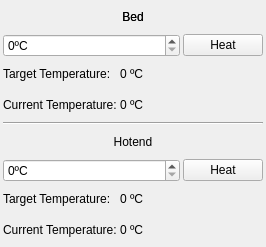
<?xml version="1.0" encoding="UTF-8"?>
<ui version="4.0">
 <class>BedExtruderWidget</class>
 <widget class="QWidget" name="BedExtruderWidget">
  <property name="geometry">
   <rect>
    <x>0</x>
    <y>0</y>
    <width>266</width>
    <height>247</height>
   </rect>
  </property>
  <property name="windowTitle">
   <string>Form</string>
  </property>
  <layout class="QGridLayout" name="gridLayout">
   <property name="leftMargin">
    <number>3</number>
   </property>
   <property name="topMargin">
    <number>3</number>
   </property>
   <property name="rightMargin">
    <number>3</number>
   </property>
   <property name="bottomMargin">
    <number>3</number>
   </property>
   <property name="spacing">
    <number>3</number>
   </property>
   <item row="1" column="0" colspan="2">
    <widget class="QDoubleSpinBox" name="bedTempSB">
     <property name="suffix">
      <string>ºC</string>
     </property>
     <property name="decimals">
      <number>0</number>
     </property>
     <property name="maximum">
      <double>150.000000000000000</double>
     </property>
    </widget>
   </item>
   <item row="1" column="2">
    <widget class="QPushButton" name="heatBedPB">
     <property name="text">
      <string>Heat</string>
     </property>
     <property name="checkable">
      <bool>true</bool>
     </property>
    </widget>
   </item>
   <item row="2" column="0">
    <widget class="QLabel" name="label_4">
     <property name="text">
      <string>Target Temperature:</string>
     </property>
    </widget>
   </item>
   <item row="2" column="1">
    <widget class="QLabel" name="bedTargetTempLB">
     <property name="text">
      <string>0 ºC</string>
     </property>
    </widget>
   </item>
   <item row="3" column="0">
    <widget class="QLabel" name="label_2">
     <property name="text">
      <string>Current Temperature:</string>
     </property>
    </widget>
   </item>
   <item row="3" column="1">
    <widget class="QLabel" name="bedCurrTempLB">
     <property name="text">
      <string>0 ºC</string>
     </property>
    </widget>
   </item>
   <item row="4" column="0" colspan="3">
    <widget class="Line" name="line">
     <property name="orientation">
      <enum>Qt::Horizontal</enum>
     </property>
    </widget>
   </item>
   <item row="5" column="0" colspan="3">
    <widget class="QLabel" name="label_3">
     <property name="text">
      <string>Hotend</string>
     </property>
     <property name="alignment">
      <set>Qt::AlignCenter</set>
     </property>
    </widget>
   </item>
   <item row="7" column="0" colspan="2">
    <widget class="QDoubleSpinBox" name="extTempSB">
     <property name="suffix">
      <string>ºC</string>
     </property>
     <property name="decimals">
      <number>0</number>
     </property>
     <property name="maximum">
      <double>250.000000000000000</double>
     </property>
    </widget>
   </item>
   <item row="0" column="0" colspan="3">
    <widget class="QLabel" name="label">
     <property name="text">
      <string>Bed</string>
     </property>
     <property name="alignment">
      <set>Qt::AlignCenter</set>
     </property>
    </widget>
   </item>
   <item row="7" column="2">
    <widget class="QPushButton" name="heatExtPB">
     <property name="text">
      <string>Heat</string>
     </property>
     <property name="checkable">
      <bool>true</bool>
     </property>
    </widget>
   </item>
   <item row="8" column="0">
    <widget class="QLabel" name="label_8">
     <property name="text">
      <string>Target Temperature:</string>
     </property>
    </widget>
   </item>
   <item row="8" column="1">
    <widget class="QLabel" name="extTargetTempLB">
     <property name="text">
      <string>0 ºC</string>
     </property>
    </widget>
   </item>
   <item row="9" column="0">
    <widget class="QLabel" name="label_5">
     <property name="text">
      <string>Current Temperature:</string>
     </property>
    </widget>
   </item>
   <item row="9" column="1">
    <widget class="QLabel" name="extCurrTempLB">
     <property name="text">
      <string>0 ºC</string>
     </property>
    </widget>
   </item>
   <item row="0" column="0" colspan="3">
    <widget class="QLabel" name="label">
     <property name="text">
      <string>Bed</string>
     </property>
     <property name="alignment">
      <set>Qt::AlignCenter</set>
     </property>
    </widget>
   </item>
   <item row="6" column="0" colspan="3">
    <layout class="QHBoxLayout" name="extRadioButtonLayout"/>
   </item>
  </layout>
 </widget>
 <resources/>
 <connections/>
</ui>
